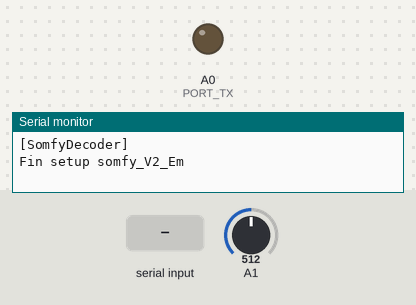
This sketch was run on a simulated Arduino Uno, built with avr-gcc and run on an emulated ATmega328P. On the bench: output pins drawn as LEDs (lit = HIGH), the last lines printed to the serial monitor. The inputs (shaded band) are chosen by the test bench; at power-on: A1 = 512.

Above: at 1.2 s.
1.3 s: "m" received over Serial
At 1.49 s:
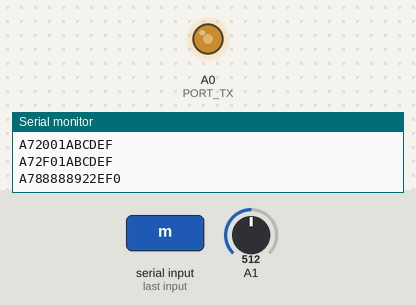
4.3 s: "d" received over Serial
At 4.57 s:
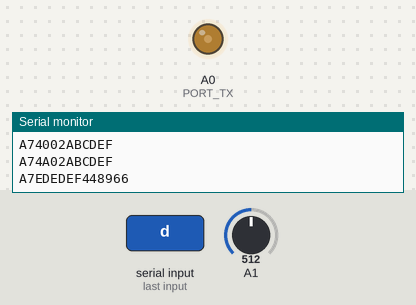
7.3 s: "s" received over Serial
10.3 s: "p" received over Serial
Timing chart, 0 to 14.3 s (numbered marks = the images above; inputs shaded):
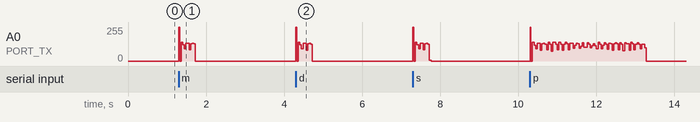

The sketch:

somfy_origine_Em.ino
```cpp
//
// (C)opyright yoyolb - 2014/08/05
// Version 0.1
// modifs par clox 13/01/2015
//
// Tested with Arduino UNO and:
//   - RX module RR3-433 (433.92 MHz) => port A1
//   - TX Telecommande Somfy modifiée (433.42 MHz) => port A0
//
//
// Le programme attend la frappe d'un caractère dans la fenètre entrée de la console
// m= montée
// d= descente
// s= my/stop
// p= prog long (pour ajout d'une TC sur un volet)
// q= prog court (pour désinscription d'une TC sur un volet)


#define PORT_TX A0
#define PORT 2   // Arduino UNO = A1

// To store pulse length, in microseconds
volatile word pulse;

// Interrupt handler
#if defined(__AVR_ATmega1280__)
void ext_int_1(void) {
#else
ISR(ANALOG_COMP_vect) {
#endif
    static word last;

    // determine the pulse length in microseconds, for either polarity
    pulse = micros() - last;
    last += pulse;
}


// Microseconds
const word k_tempo_wakeup_pulse = 9415;
const word k_tempo_wakeup_silence = 89565;
const word k_tempo_synchro_hw = 2416;
const word k_tempo_synchro_hw_min = 2416*0.7;
const word k_tempo_synchro_hw_max = 2416*1.3;
const word k_tempo_synchro_sw = 4550;
const word k_tempo_synchro_sw_min = 4550*0.7;
const word k_tempo_synchro_sw_max = 4550*1.3;
const word k_tempo_half_symbol = 604;
const word k_tempo_half_symbol_min = 604*0.7;
const word k_tempo_half_symbol_max = 604*1.3;
const word k_tempo_symbol = 1208;
const word k_tempo_symbol_min = 1208*0.7;
const word k_tempo_symbol_max = 1208*1.3;
const word k_tempo_inter_frame_gap = 30415;

class CCodecSomfyRTS {
  public:
    enum t_status {
      k_waiting_synchro,
      k_receiving_data,
      k_complete
    };

  public:
    CCodecSomfyRTS();
    t_status pulse(word p);
    bool decode();
    bool transmit(byte cmd, unsigned long rolling_code, byte first);

  protected:
    t_status _status;
    byte _cpt_synchro_hw;
    byte _cpt_bits;
    byte _previous_bit;
    bool _waiting_half_symbol;
    byte _payload[7];
};

CCodecSomfyRTS::CCodecSomfyRTS()
: _status(k_waiting_synchro)
, _cpt_synchro_hw(0)
, _cpt_bits(0)
, _previous_bit(0)
, _waiting_half_symbol(false) {
  for(int i=0; i<7; ++i) _payload[i] = 0;
}

CCodecSomfyRTS::t_status CCodecSomfyRTS::pulse(word p) {
  switch(_status) {
    case k_waiting_synchro:
      if (p > k_tempo_synchro_hw_min && p < k_tempo_synchro_hw_max) {
        ++_cpt_synchro_hw;
      }
      else if (p > k_tempo_synchro_sw_min && p < k_tempo_synchro_sw_max && _cpt_synchro_hw >= 4) {
        _cpt_bits = 0;
        _previous_bit = 0;
        _waiting_half_symbol = false;
        for(int i=0; i<7; ++i) _payload[i] = 0;
        _status = k_receiving_data;
      } else {
        _cpt_synchro_hw = 0;
      }
      break;

    case k_receiving_data:
      if (p > k_tempo_symbol_min && p < k_tempo_symbol_max && !_waiting_half_symbol) {
        _previous_bit = 1 - _previous_bit;
        _payload[_cpt_bits/8] += _previous_bit << (7 - _cpt_bits%8);
        ++_cpt_bits;
      } else if (p > k_tempo_half_symbol_min && p < k_tempo_half_symbol_max) {
        if (_waiting_half_symbol) {
          _waiting_half_symbol = false;
          _payload[_cpt_bits/8] += _previous_bit << (7 - _cpt_bits%8);
          ++_cpt_bits;
        } else {
          _waiting_half_symbol = true;
        }
      } else {
        _cpt_synchro_hw = 0;
        _status = k_waiting_synchro;
      }
      break;

    default:
      Serial.println("Internal error !");
      break;
  }

  t_status retval = _status;

  if (_status == k_receiving_data && _cpt_bits == 56) {
    retval = k_complete;
    decode();
    _status = k_waiting_synchro;
  }

  return retval;
}

bool CCodecSomfyRTS::decode() {
  // Dé-obfuscation
  byte frame[7];
  frame[0] = _payload[0];
  for(int i = 1; i < 7; ++i) frame[i] = _payload[i] ^ _payload[i-1];

 for(int i = 0; i < 7; ++i) Serial.print(frame[i], HEX); Serial.print(" ");
  Serial.println("");

  // Verification du checksum
  byte cksum = 0;
  for(int i = 0; i < 7; ++i) cksum = cksum ^ frame[i] ^ (frame[i] >> 4);
  cksum = cksum & 0x0F;
  if (cksum != 0) Serial.println("Checksum incorrect !");

  // Touche de controle
  switch(frame[1] & 0xF0) {
    case 0x10: Serial.println("My"); break;
    case 0x20: Serial.println("Up"); break;
    case 0x40: Serial.println("Down"); break;
    case 0x80: Serial.println("Prog"); break;
    default: Serial.println("???"); break;
  }

  // Rolling code
  unsigned long rolling_code = (frame[2] << 8) + frame[3];
  Serial.print("Rolling code: "); Serial.println(rolling_code);

  // Adresse
  unsigned long address = ((unsigned long)frame[4] << 16) + (frame[5] << 8) + frame[6];
  Serial.print("Adresse: "); Serial.println(address, HEX);
}
// ***********************************************************************************
bool CCodecSomfyRTS::transmit(byte cmd, unsigned long rolling_code, byte first) {
  Serial.print("cmd= ");Serial.println(cmd,HEX);
  Serial.print("rc = ");Serial.println(rolling_code,HEX);
  // Construction de la trame claire
  byte data[7];
  data[0] = 0xA7;
  data[1] = cmd << 4;
  data[2] = (rolling_code & 0xFF00) >> 8;
  data[3] = rolling_code & 0x00FF;
  // ******************************** Mettre ici l'adresse de votre TC ou de la TC simulée *************
  data[4] = 0xAB; // Address: USE YOUR OWN ADDRESS !!!
  data[5] = 0xCD; // Address: USE YOUR OWN ADDRESS !!!
  data[6] = 0xEF; // Address: USE YOUR OWN ADDRESS !!!

  Serial.print("adr= ");Serial.print (data[4],HEX);Serial.print (data[5],HEX);Serial.println (data[6],HEX);

   for(int i = 0; i < 7; ++i) Serial.print(data[i],HEX);
  Serial.println("");

  // Calcul du checksum
  byte cksum = 0;
  for(int i = 0; i < 7; ++i) cksum = cksum ^ (data[i]&0xF) ^ (data[i] >> 4);  // ****************
  data[1] = data[1] | (cksum);  // *************************

   for(int i = 0; i < 7; ++i) Serial.print(data[i],HEX);
  Serial.println("");

  // Obsufscation *****************************
  byte datax[7];
  datax[0]=data[0];
  for(int i = 1; i < 7; ++i) datax[i] = datax[i-1] ^ data[i];  // ********************

   for(int i = 0; i < 7; ++i) Serial.print(datax[i],HEX);
  Serial.println("");

  // Emission wakeup, synchro hardware et software
  digitalWrite(PORT_TX, 1);
  delayMicroseconds(k_tempo_wakeup_pulse);
  digitalWrite(PORT_TX, 0);
  delayMicroseconds(k_tempo_wakeup_silence);

  for(int i=0; i<first; ++i) {
    digitalWrite(PORT_TX, 1);
    delayMicroseconds(k_tempo_synchro_hw);
    digitalWrite(PORT_TX, 0);
    delayMicroseconds(k_tempo_synchro_hw);
  }

  digitalWrite(PORT_TX, 1);
  delayMicroseconds(k_tempo_synchro_sw);
  digitalWrite(PORT_TX, 0);
  delayMicroseconds(k_tempo_half_symbol);

  // Emission des donnees
  for(int i=0; i<56;++i) {
    byte bit_to_transmit = (datax[i/8] >> (7 - i%8)) & 0x01;
    if (bit_to_transmit == 0) {
      digitalWrite(PORT_TX, 1);
      delayMicroseconds(k_tempo_half_symbol);
      digitalWrite(PORT_TX, 0);
      delayMicroseconds(k_tempo_half_symbol);
    }
    else
    {
      digitalWrite(PORT_TX, 0);
      delayMicroseconds(k_tempo_half_symbol);
      digitalWrite(PORT_TX, 1);
      delayMicroseconds(k_tempo_half_symbol);
    }
  }

  digitalWrite(PORT_TX, 0);
  delayMicroseconds(k_tempo_inter_frame_gap);
}

int inByte = 0;
byte cmd;
// **************************** Mettre ici la valeur du rolling code à utiliser (valeur du dernier rc +1) *****
unsigned long rc=0001;

void setup () {
    Serial.begin(115200);
    Serial.println("\n[SomfyDecoder]");

    pinMode(PORT_TX, OUTPUT);
    digitalWrite(PORT_TX, 0);

#if !defined(__AVR_ATmega1280__)
    pinMode(PORT, INPUT);  // use the AIO pin
    digitalWrite(PORT, 1); // enable pull-up

    // use analog comparator to switch at 1.1V bandgap transition
    ACSR = _BV(ACBG) | _BV(ACI) | _BV(ACIE);

    // set ADC mux to the proper port
    ADCSRA &= ~ bit(ADEN);
    ADCSRB |= bit(ACME);
    ADMUX = PORT - 1;
#else
   attachInterrupt(1, ext_int_1, CHANGE);

   DDRE  &= ~_BV(PE5);
   PORTE &= ~_BV(PE5);
#endif
 Serial.println("Fin setup somfy_V2_Em");
}


void loop() {
  static CCodecSomfyRTS codecSomfyRTS;
  static word cpt = 0;
/*
  cli();
  word p = pulse;
  pulse = 0;
  sei();
*/
//  codecSomfyRTS.transmit(0x4, XXXX);

if (Serial.available() > 0) {
        char inChar = (char)Serial.read();

        if (inChar=='m'){
        cmd=0x02; //***************** Up
        codecSomfyRTS.transmit(cmd, rc,2);
        int pmax=2;
        for(int p=0; p<pmax;++p) {
        codecSomfyRTS.transmit(cmd, rc,7);
        }

        Serial.print("Montee: RC= ");Serial.println (rc);
        rc++;
        }

        if (inChar=='d'){
        cmd=0x04;//**************** Down
        codecSomfyRTS.transmit(cmd, rc,2);
        int pmax=2;
        for(int p=0; p<pmax;++p) {
        codecSomfyRTS.transmit(cmd, rc,7);
        }

        Serial.print("Descente: RC= ");Serial.println (rc);
        rc++;
        }

        if (inChar=='s'){
        cmd=0x01;//**************** My/Stop
        codecSomfyRTS.transmit(cmd, rc,2);
        int pmax=2;
        for(int p=0; p<pmax;++p) {
        codecSomfyRTS.transmit(cmd, rc,7);
        }
        Serial.print("Descente: RC= ");Serial.println (rc);
        rc++;
        }

        if (inChar=='p'){
        cmd=0x08;//**************** Prog
        codecSomfyRTS.transmit(cmd, rc,2);
        int pmax=20;
        for(int p=0; p<pmax;++p) {
        codecSomfyRTS.transmit(cmd, rc,7);
        }
        Serial.print("Programmation: RC= ");Serial.println (rc);
        rc++;
        }

        if (inChar=='q'){
        cmd=0x08;//**************** Prog
        codecSomfyRTS.transmit(cmd, rc,2);
        int pmax=2;
        for(int p=0; p<pmax;++p) {
        codecSomfyRTS.transmit(cmd, rc,7);
        }
        Serial.print("Suppression: RC= ");Serial.println (rc);
        rc++;
        }
}
/*
  if (p != 0) {
    codecSomfyRTS.pulse(p);
  }
*/
}
```
